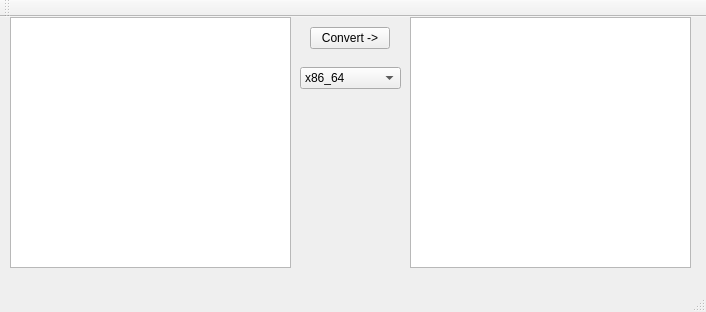
<?xml version="1.0" encoding="UTF-8"?>
<ui version="4.0">
 <class>MainWindow</class>
 <widget class="QMainWindow" name="MainWindow">
  <property name="geometry">
   <rect>
    <x>0</x>
    <y>0</y>
    <width>706</width>
    <height>312</height>
   </rect>
  </property>
  <property name="windowTitle">
   <string>MainWindow</string>
  </property>
  <widget class="QWidget" name="centralWidget">
   <widget class="QTextEdit" name="asmTextEdit">
    <property name="geometry">
     <rect>
      <x>10</x>
      <y>0</y>
      <width>281</width>
      <height>251</height>
     </rect>
    </property>
   </widget>
   <widget class="QTextEdit" name="hextTextEdit">
    <property name="geometry">
     <rect>
      <x>410</x>
      <y>0</y>
      <width>281</width>
      <height>251</height>
     </rect>
    </property>
   </widget>
   <widget class="QPushButton" name="convertBtn">
    <property name="geometry">
     <rect>
      <x>310</x>
      <y>10</y>
      <width>80</width>
      <height>22</height>
     </rect>
    </property>
    <property name="text">
     <string>Convert -&gt;</string>
    </property>
   </widget>
   <widget class="QComboBox" name="archsCombo">
    <property name="geometry">
     <rect>
      <x>300</x>
      <y>50</y>
      <width>101</width>
      <height>22</height>
     </rect>
    </property>
    <item>
     <property name="text">
      <string>x86_64</string>
     </property>
    </item>
    <item>
     <property name="text">
      <string>arm</string>
     </property>
    </item>
    <item>
     <property name="text">
      <string>aarch64</string>
     </property>
    </item>
   </widget>
  </widget>
  <widget class="QMenuBar" name="menuBar">
   <property name="geometry">
    <rect>
     <x>0</x>
     <y>0</y>
     <width>706</width>
     <height>19</height>
    </rect>
   </property>
  </widget>
  <widget class="QToolBar" name="mainToolBar">
   <attribute name="toolBarArea">
    <enum>TopToolBarArea</enum>
   </attribute>
   <attribute name="toolBarBreak">
    <bool>false</bool>
   </attribute>
  </widget>
  <widget class="QStatusBar" name="statusBar"/>
 </widget>
 <layoutdefault spacing="6" margin="11"/>
 <resources/>
 <connections/>
</ui>
